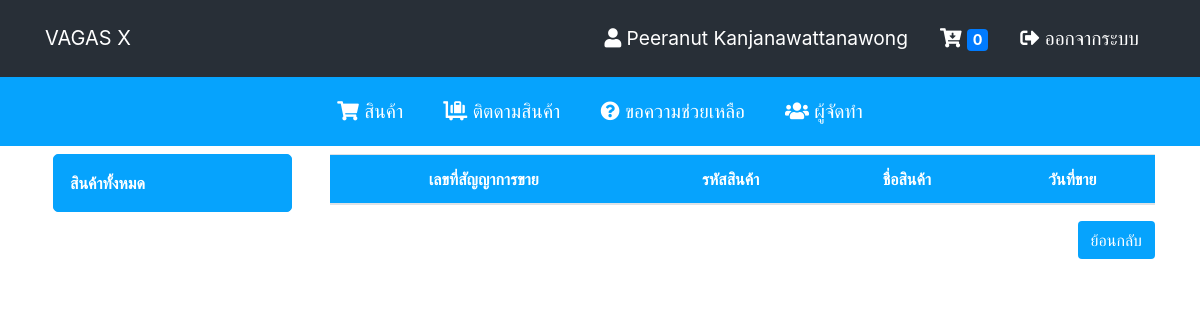
Before: /follow.php (signed in) with the older database file.
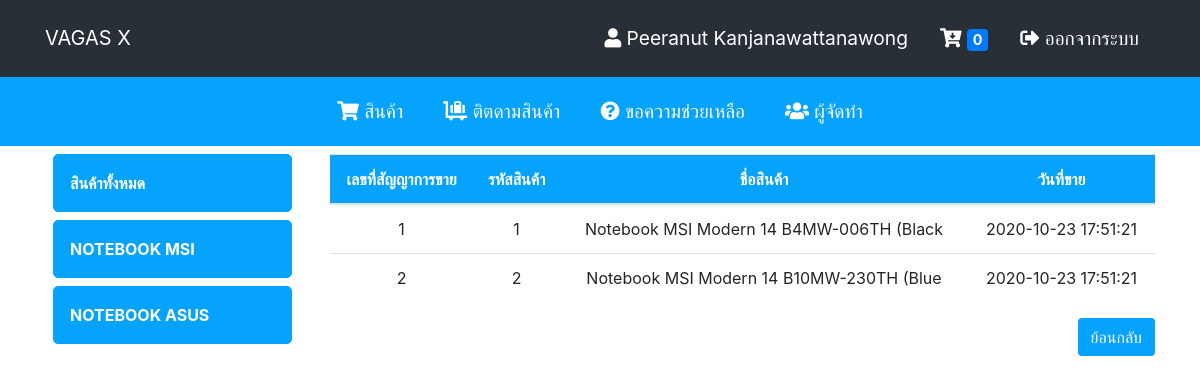
After: the same page with the newer database file.
### tables this page shows
CREATE TABLE `types` (
  `type_id` int(11) NOT NULL,
  `type_code` varchar(255) NOT NULL,
  `type_name` varchar(255) NOT NULL
);

CREATE TABLE `sales` (
  `sale_id` int(11) NOT NULL,
  `client_id` varchar(255) NOT NULL,
  `store_code` varchar(255) NOT NULL,
  `sale_date` varchar(255) NOT NULL
);

CREATE TABLE `store` (
  `store_id` int(11) NOT NULL,
  `store_image` text NOT NULL,
  `store_name` varchar(255) NOT NULL,
  `store_price` varchar(255) NOT NULL,
  `store_type` varchar(255) NOT NULL
);

### follow.php (the view, shortened to what this page needs)
<!DOCTYPE html>
<html lang="en">
<head>
    <?php include('includes/css.php'); ?>
</head>
<body>
    <?php include('includes/navbar.php'); ?>
    <div class="container">
        <div class="row">
            <div class="col-lg-3">
                <div class="row">
                    <div class="col-lg-12">
                        <?php include('includes/menu.php'); ?>
                    </div>
                </div>
            </div>
            <div class="col-lg-9">
                <div class="row">
                    <div class="col-lg-12 mt-2">
                        <table class="table text-center">
                            <thead class="table-custom">
                                <tr>
                                    <th>เลขที่สัญญาการขาย</th>
                                    <th>รหัสสินค้า</th>
                                    <th>ชื่อสินค้า</th>
                                    <th>วันที่ขาย</th>
                                </tr>
                            </thead>
                            <tbody>
                            <?php
                                $client_id = $_SESSION['client_id'];
                                $sql = "SELECT * FROM `sales` WHERE `client_id` = '$client_id'";
                                $query = mysqli_query($conn, $sql);
                                while($row = mysqli_fetch_array($query)) {
                                    $store_code = $row['store_code'];
                                    $store_sql = "SELECT * FROM `store` WHERE `store_id` = '$store_code'";
                                    $store_query = mysqli_query($conn, $store_sql);
                                    while($store_row = mysqli_fetch_array($store_query)) {
                            ?>
                                <tr>
                                    <td><?= $row['sale_id']; ?></td>
                                    <td><?= $store_code; ?></td>
                                    <td><?= mb_substr($store_row['store_name'], 0, 40, "UTF8"); ?></td>
                                    <td><?= $row['sale_date']; ?></td>
                                </tr>
                            <?php }
                        }?>
                            </tbody>
                        </table>
                    </div>
                    <div class="col-lg-12">
                        <a href="index.php" style="float: right;" class="btn btn-custom">ย้อนกลับ</a>
                    </div>
                </div>
            </div>
        </div>
    </div>
</body>
</html>

### includes/menu.php
<div class="box-menu">
    <a href="product.php">สินค้าทั้งหมด</a>
</div>
<?php
    include('config/db.php');
    $menu_sql = "SELECT * FROM `types`";
    $menu_query = mysqli_query($conn, $menu_sql);
    while($menu_row = mysqli_fetch_array($menu_query)) {
        $name = $menu_row['type_name'];
?>
<div class="box-menu">
    <a href="product.php?type=<?= $name; ?>">Notebook <?= $name; ?></a>
</div>
<?php } ?>

Changed rows visible on the page:
added types: type_name "MSI"
added types: type_name "ASUS"
added sales: sale_id "1", store_code "1", sale_date "2020-10-23 17:51:21"
added store: store_name "Notebook MSI Modern 14 B4MW-006TH (Black"
added sales: sale_id "2", store_code "2", sale_date "2020-10-23 17:51:21"
added store: store_name "Notebook MSI Modern 14 B10MW-230TH (Blue"
